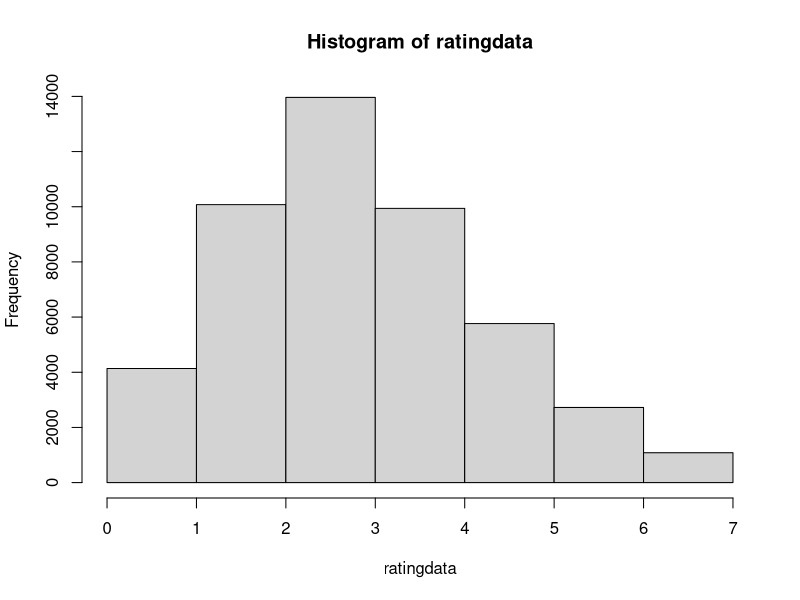

Write R code to recreate this figure. (Note: this script raises an error after producing the figure.)
############################################################################
## Joint Modeling Oracle Reliability and Human Regularity in
## Large-scale Crowdsourced Affective Data
## Jianbo Ye <jxy198 at ist.psu.edu>

############################################################################
library("Matrix")
library("pracma")
library("ggplot2")

## create hyperedge I_{i,j}^{(k)} within an image k
## from continous 1D dimension data
agreement_hyperedge = function (vals, cutoff = 2.0) {
  l = length(vals);
  if (l<=1) return (0.);
  sqrdiff = matrix(vals*vals, l, l) + 
    matrix(vals*vals, l, l, byrow = T) - 
    2* vals %*% t(vals);
  agreemat = (sqrdiff <= cutoff*cutoff);
  diag(agreemat) = 0;
  return (agreemat);
}

crossagreement = function (vals0, vals1, trusts, cutoff=2.0) {
  l0=length(vals0);
  l1=length(vals1);
  stopifnot(length(trusts) == l1);
  if (min(l0,l1)==1) return (0.);
  sqrdiff = matrix(vals0 * vals0, l0, l1) +
            matrix(vals1 * vals1, l0, l1, byrow = T) -
            2* vals0 %*% t(vals1);
  return(((sqrdiff <= cutoff*cutoff) %*% trusts) / sum(trusts));
}

############################################################################
## metadata
metrics = c("valence", "arousal", "dominance", "likeness");
ticks_of_metrics = c(0.1, 0.1, 0.1, 1.);
highestbreak_of_metrics = c(9., 9., 9., 7.);

############################################################################
## read csv data
the_metric = 4;
emodata = read.csv("filter_four.csv", 
                   header=FALSE, 
                   col.names = c("pid", "uid", metrics));
## set property of interests
ratingdata=emodata[[the_metric + 2]];

## set the minimal score difference
ticks=ticks_of_metrics[the_metric];

## set the minimal score
lowestbreak=1-ticks;

## set the maximal score
highestbreak=highestbreak_of_metrics[the_metric];

## quantize data into histograms
histcount = hist(ratingdata, breaks=seq(lowestbreak,highestbreak,ticks));

## set number of ratings
n=length(ratingdata);

## set percentiles at each score
histcum=cumsum(c(0, histcount$counts));

## set the cutoff agreement threshold
cutoff=nrow(emodata)/5.;

## set image_count and user_count
M = max(emodata$pid);
N = max(emodata$uid);

## create raw sparse matrix data
sdata = sparseMatrix(i=emodata$pid, j=emodata$uid, x=ratingdata, 
                     dims=c(M,N));

############################################################################
computetrusts = function (usr_trusts, sdata) {
  ## create agreement matrix
  agreedata = sdata;
  img_trusts = as.vector((sdata != 0) %*% usr_trusts);
  rcnt = colSums(sdata != 0);
  randrate=(histcum[1:((length(histcum)-1))] + histcum[2:length(histcum)])/cutoff;
  comlist=c();
  for (i in 1:nrow(sdata)) {
    rawdata=sdata[i,,drop=TRUE];
    if (nnzero(rawdata) > 0) {
      uid=which(rawdata!=0);
      idx=round((rawdata[uid]-lowestbreak)/ticks);
      withinrate=(histcum[idx]+histcum[idx+1])/cutoff;
      I=agreement_hyperedge(withinrate);
      rawdata=(I %*% usr_trusts[uid]) / colSums(I);
      comlist=c(comlist, 
                sum(crossagreement(randrate, withinrate, usr_trusts[uid]) * histcount$counts) /
                sum(histcount$counts));
      agreedata[i, uid] = rawdata;
    }
  }
  #usrprof=colSums(sdata)/rcnt;
  usrprof=as.vector((img_trusts %*% agreedata) / (img_trusts %*% (sdata != 0)));
  #randtrust = mean(comlist)
  randtrust = sum(comlist * img_trusts[which(img_trusts>0)]) / sum(img_trusts);
  return(list("usr" = usrprof, "rand" = randtrust))
}



create_agreement_hypergraph = function (sparse_ordinal_data, cutoff) {
  n = sum(rowSums(sdata != 0) > 0);
  I = list(n);
  U = list(n);
  incr=0;
  for (i in 1:nrow(sdata)) {
    rawdata=sdata[i,,drop=TRUE];
    if (nnzero(rawdata) > 0) {
      incr = incr+1;
      uid=which(rawdata!=0);
      idx=round((rawdata[uid]-lowestbreak)/ticks);
      withinrate=(histcum[idx]+histcum[idx+1])/cutoff;
      I[[incr]]=agreement_hyperedge(withinrate);
      U[[incr]]=uid;
    }
  }
  return(list("I" =I, "U" =U));
}

## EM-like algorithm
simpleEM = function () {
  result=computetrusts(rep(1,N), sdata);
  for (iter in 1:10) {
    result_new=computetrusts(result$usr, sdata);
    change=abs(result$usr - result_new$usr);
    print(sum(change[which(change > 0)]));
    result = result_new;
  }
  return(result)
}

############################################################################

hypergraph = create_agreement_hypergraph(sdata, cutoff);


# result=simpleEM();

## draw trustability population
plotdata = function (res) {
  usrprof=res$usr;
  randtrust=res$rand;

  plot(density(usrprof[which(usrprof>0)], adjust=2), xlim=c(0,1),col='blue',
      main = "Density of Trustabilities between Random and Human",
      xlab = "Trustability");
  abline(v=randtrust, col = "blue", lwd = 2);
}

# plotdata(result);
x = as.data.frame(table(unlist(hypergraph$U)))
hypergraph$oracles = sort(unique (unlist(hypergraph$U)));
hypergraph$oracles = hypergraph$oracles[order(x$Freq, decreasing = TRUE)]
hypergraph$inv_oracles = as.vector(matrix(0, 1, max(hypergraph$oracles)));
hypergraph$inv_oracles[hypergraph$oracles] = 1:length(hypergraph$oracles);
theta=glba(hypergraph);
usr=vector("numeric", ncol(sdata));
usr[hypergraph$oracles] = theta$tau;

## calculate most trustable images
imgtrusts=as.vector(1-exp((sdata != 0) %*% log(1-usr)));
labeled=which(imgtrusts > 0);
avgscores=as.vector(sdata %*% usr) / as.vector((sdata != 0) %*% usr);
avgscores2=as.vector(rowSums(sdata)) / as.vector(rowSums(sdata != 0));
hist(imgtrusts[labeled], breaks = 20, xlab = "Cum. Reliability", main = "Image Reliability")
#plot(density(avgscores[labeled], adjust = 2, na.rm = TRUE))

print(cor(t(rbind(avgscores[labeled], avgscores2[labeled])), method = "spearman"));


## plot trustability vs. avg scores
df = data.frame(x=rnorm(length(labeled)),y=rnorm(length(labeled)));
ggplot(df,aes(x=imgtrusts[labeled],y=avgscores[labeled]))+stat_density2d(aes(alpha=..level..), geom="polygon") +xlab("Reliability") +ylab("AvgScore");

## print top img sorted by trustability
## print top whose simple average is lower than mid
sorted = sort.int( (avgscores * imgtrusts), decreasing = TRUE , index.return = TRUE)
write(labeled[sorted$ix[1:100]], file=paste0(metrics[the_metric], "_high.txt"), ncolumns=1)
write(labeled[sorted$ix[which(avgscores2[labeled][sorted$ix[sorted$x > (highestbreak+1)/2 + 1]] < (highestbreak+1)/2)]], file=paste0(metrics[the_metric], "_high0.txt"), ncolumns=1)
sorted = sort.int( (highestbreak+1 - avgscores) * imgtrusts, decreasing = TRUE , index.return = TRUE)
write(labeled[sorted$ix[1:100]], file=paste0(metrics[the_metric], "_low.txt"), ncolumns=1)
write(labeled[sorted$ix[which(avgscores2[labeled][sorted$ix[sorted$x > (highestbreak+1)/2 + 1]] > (highestbreak+1)/2)]], file=paste0(metrics[the_metric], "_low0.txt"), ncolumns=1)


sorted = sort.int( avgscores2, decreasing = TRUE , index.return = TRUE)
#write(labeled[sorted$ix[1:1000]], file=paste0(metrics[the_metric], "_high.txt"), ncolumns=1)
write(labeled[sorted$ix[which(((highestbreak+1 - avgscores) * imgtrusts)[labeled][sorted$ix[sorted$x > (highestbreak+1)/2 + 1]] > (highestbreak+1)/2)]], file=paste0(metrics[the_metric], "_high1.txt"), ncolumns=1)
sorted = sort.int( avgscores2, decreasing = FALSE , index.return = TRUE)
#write(labeled[sorted$ix[1:1000]], file=paste0(metrics[the_metric], "_low.txt"), ncolumns=1)
write(labeled[sorted$ix[which((avgscores * imgtrusts)[labeled][sorted$ix[sorted$x < (highestbreak+1)/2 - 1]] > (highestbreak+1)/2)]], file=paste0(metrics[the_metric], "_low1.txt"), ncolumns=1)
